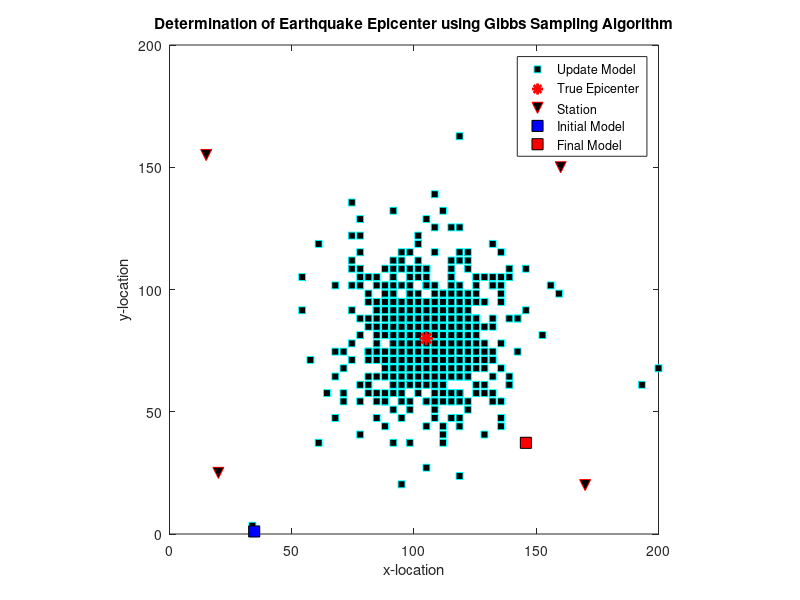

This chart was generated by the following MATLAB code: (Note: this script raises an error after producing the figure.)
% Penentuan Epicenter
% Gibbs Sampler

clear, clc, close all

%Penentuan Ruang Model
xmin=0;
xmax=200;
ymin=0;
ymax=200;
x=linspace(xmin,xmax,60);
y=linspace(ymin,ymax,60);

% posisi episenter sebenarnya
x0=105;
y0=80;

% posisi stasiun gempa
xsts=[20;15;160;170];
ysts=[25;155;150;20];

% cepat rambat gelombang
vp=5;

% Forward Modelling
tobs=1/vp*sqrt((xsts-x0).^2+(ysts-y0).^2);

% Pemilihan model awal secara random uniform
x1 = rand*(xmax-xmin);
y1 = rand*(ymax-ymin);
xaw=x1;
yaw=y1;
%=======================================================================
%Jumlah iterasi
niter=1000;

%Proses Iterasi
for iter =1:niter
    % Pencarian model perturbasi pada arah x dengan y fixed
    temp_x = 0;
    for xdir =1:length(x)
        tcal1=1/vp*sqrt((xsts-x(xdir)).^2+(ysts-y1).^2); % tcal1 = Tcal pada arah x
        Es_x = mean(sqrt((tcal1-tobs).^2));
        xprob= exp(-Es_x);
        temp_x = temp_x +xprob;
        Ps_x(xdir) = temp_x;
    end
    % Membuat probabilitas menjadi jumlahnya sama dengan 1
    Pk_x=(Ps_x-min(Ps_x))/(max(Ps_x)-min(Ps_x));
    
    u = rand;
    for xdir = 1:length(Pk_x)
        % Pemilihan model baru terhadap bilangan R[0,1] 
        if u<Pk_x(xdir)
            x1 = x(xdir);
                 break
        end
    end
    x_new(iter) = x1;
    %=======================================================================
    % Pencarian model perturbasi pada arah y dengan x baru fixed 
    temp_y = 0;
    for ydir =1:length(y)
        tcal2=1/vp*sqrt((xsts-x1).^2+(ysts-y(ydir)).^2); % tcal2 = Tcal pada arah y
        Es_y = mean(sqrt((tcal2-tobs).^2));
        yprob= exp(-Es_y);
        temp_y = temp_y +yprob;
        Ps_y(ydir) = temp_y;
    end
    % Membuat probabilitas menjadi jumlahnya sama dengan 1
    Pk_y=(Ps_y-min(Ps_y))/(max(Ps_y)-min(Ps_y));
    
    u = rand;
    for ydir = 1:length(Ps_y)
        % Pemilihan model baru terhadap bilangan R[0,1] 
        if u < Pk_y(ydir)
            y1 = y(ydir);
            break
        end
    end
    y_new(iter) = y1;

end
%=======================================================================
%% Visualisasi;
fh=figure(1);
plot(x_new,y_new,'s','color','c','MarkerSize',5,'MarkerFaceColor','#000000')
hold on
plot(x0,y0,'*r','Linewidth',2,'MarkerSize',10)
plot(xsts,ysts,'v','MarkerSize',8,'MarkerFaceColor','k','MarkerEdgeColor','r')
plot(xaw,yaw,'s','color','k','MarkerSize',8,'MarkerFaceColor','#0000FF')
plot(x_new(end),y_new(end),'s','color','k','MarkerSize',8,'MarkerFaceColor','#FF0000')
title('Determination of Earthquake Epicenter using Gibbs Sampling Algorithm')
ylabel('y-location')
xlabel('x-location')
legend ('Update Model','True Epicenter','Station','Initial Model','Final Model')
axis equal
axis([0 xmax 0 ymax])

fh.WindowState='maximize';
print('-dpng','Epicenter Gibbs Sampler','-r500');